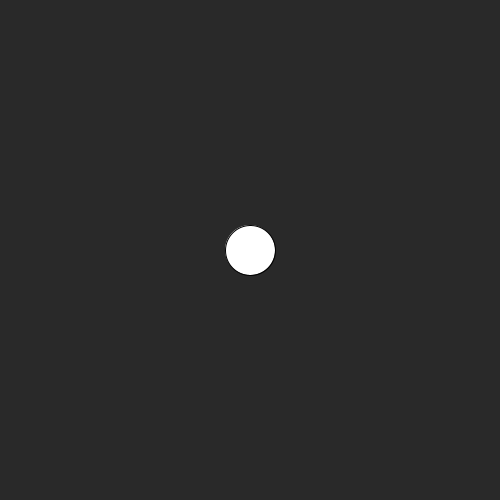
Frame 1 (no input)
Frame 60 (the mouse pressed at the canvas centre just before this capture): identical to frame 1, image omitted
Frame 120 (the mouse held since frame 60 and released just before this capture): identical to frame 1, image omitted

The Processing sketch that drew this single still picture (run headless with seeded random() and noise(); from frame 60 on, the mouse is pressed at the canvas centre):

// Processing sketch: sketch_1_objects
// ── sketch_1_objects.pde
Drop d;

void setup() {
  size(500, 500);
  d = new Drop();
}

void draw() {
  background(41);
  fill(255);
  ellipse(d.pos_x, d.pos_y, d.size, d.size);
}
// ── Drop.pde
class Drop {
  int pos_x = width/2;
  int pos_y = height/2;
  int size = 50;
  
}
